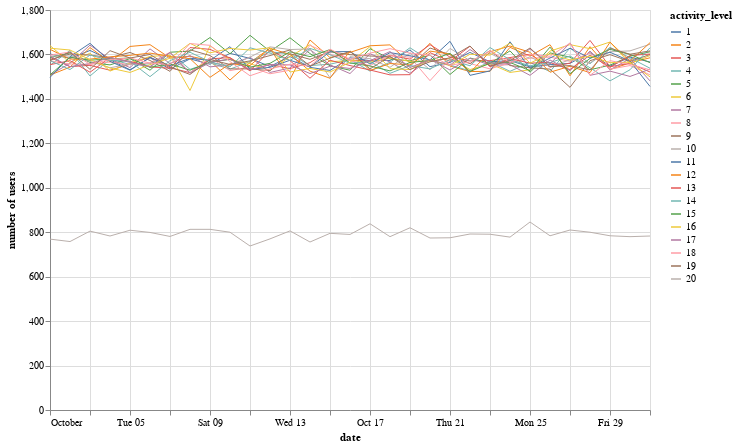

Write notebook code for a chart like this one.
### Code cell
alt.Chart(activity).mark_line(size=1).encode(
    alt.X('dt:T', axis=alt.Axis(title = 'date')),
    alt.Y('userid:Q', axis=alt.Axis(title = 'number of users')),
    tooltip=['activity_level'], 
    color='activity_level:N'
).properties(
    width=600,
    height=400
)

### Figure 1 — Vega-Lite specification as saved in the notebook (floating-point values rounded to 4 significant figures; data arrays with more than 128 entries replaced by an {"elided": "..."} marker saying what was removed)
{"config": {"view": {"continuousWidth": 400, "continuousHeight": 300}}, "data": {"name": "data-23bb5d861b06c59f8360185c22900bf5"}, "mark": {"type": "line", "size": 1}, "encoding": {"color": {"type": "nominal", "field": "activity_level"}, "tooltip": [{"type": "quantitative", "field": "activity_level"}], "x": {"type": "temporal", "axis": {"title": "date"}, "field": "dt"}, "y": {"type": "quantitative", "axis": {"title": "number of users"}, "field": "userid"}}, "height": 400, "width": 600, "$schema": "https://vega.github.io/schema/vega-lite/v4.8.1.json", "datasets": {"data-23bb5d861b06c59f8360185c22900bf5": {"elided": "620 records"}}}
